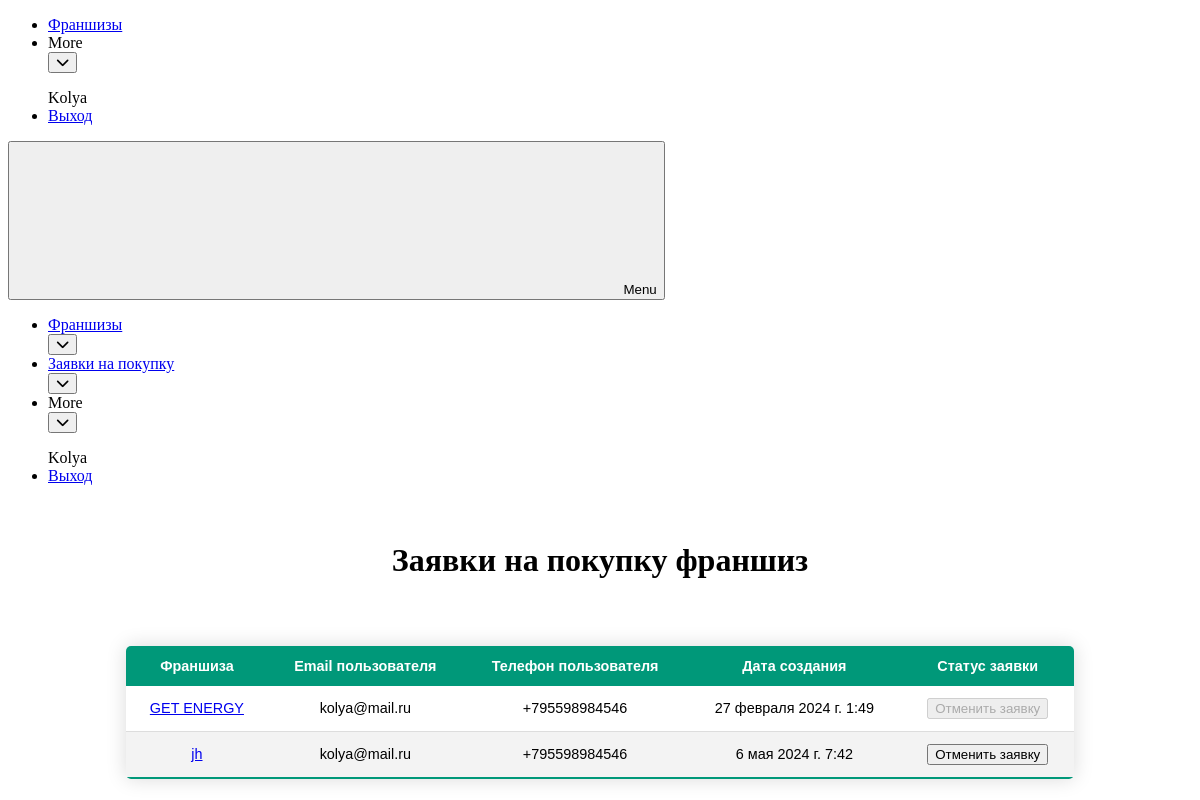
/user_requests_to_by/ (signed in), run on an earlier commit of the app's database.
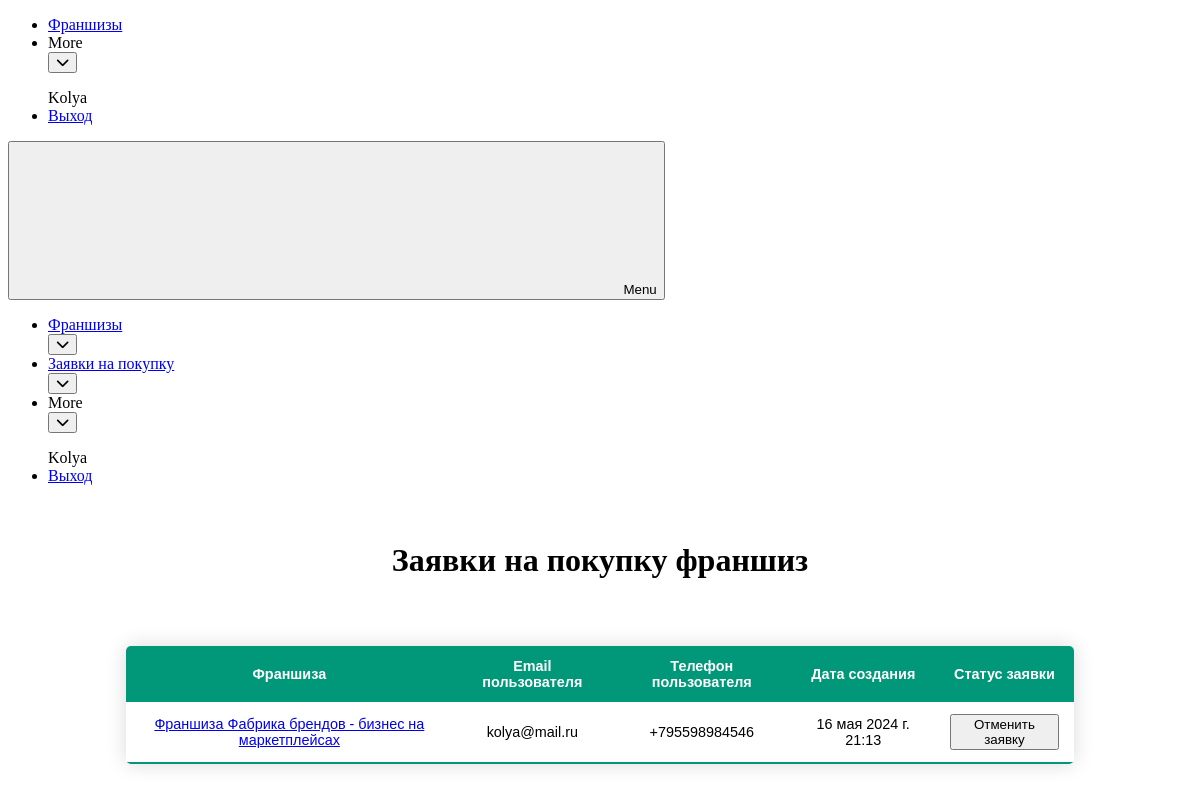
And on a later commit of the database.
### accounts/models.py (models this page shows, shortened)
class CustomUser(AbstractUser):
    surname = models.CharField(max_length=100, verbose_name="Фамилия")
    username = models.CharField(max_length=100, verbose_name="Имя")
    email = models.EmailField(verbose_name='Почтовый адрес', unique=True)
    phone_number = models.CharField(max_length=100, verbose_name="Номер телефона", unique=True)
    USERNAME_FIELD = 'email'
    REQUIRED_FIELDS = ['username']
    USER_TYPE_CHOICES = [
        ('owner', 'Франчайзер'),
        ('franchise', 'Франчизи'),
    ]
    user_type = models.CharField(max_length=10, choices=USER_TYPE_CHOICES, verbose_name="Тип пользователя", null=True,
                                 blank=True)

### personal_account/models.py (models this page shows, shortened)
class RequestsToBuy(models.Model):
    id = models.IntegerField(primary_key=True)
    user = models.ForeignKey(CustomUser, on_delete=models.CASCADE)
    franchise = models.ForeignKey(Franchise, on_delete=models.CASCADE)
    created_at = models.DateTimeField(auto_now_add=True)
    STATUS_TYPE_CHOICES = [
        ('under_consideration', 'На рассмотрении'),
        ('cansel', 'Отменена'),
        ('could_not_be_contacted', 'Франчайзер не смог связаться'),
        ('the_deal_is_done', 'Сделка заключена'),
    ]
    status = models.CharField(max_length=100, choices=STATUS_TYPE_CHOICES, verbose_name="Статус заявки", null=True,
                              blank=True)
    class Meta:
        db_table = 'requests_to_buy'

class Franchise(models.Model):
    franchise_id = models.AutoField(primary_key=True)
    advantages_over_competitors = models.TextField()
    business_launch_deadline = models.SmallIntegerField()
    company_description = models.TextField()
    costs_at_the_franchise_launch_stage = models.TextField()
    date_of_trademark_registration = models.TextField()
    example_of_profit_calculation = models.TextField()
    franchise_start_year = models.SmallIntegerField()
    inn_link = models.TextField()
    investments_from_and_to = models.TextField()
    juicy_description_of_the_franchise = models.TextField()
    juridical_information = models.TextField()
    link_to_the_franchise_website = models.TextField()
    most_important_choosing_factors = models.TextField()
    number_of_franchise_points = models.SmallIntegerField()
    number_of_own_points = models.SmallIntegerField()
    payback_period = models.SmallIntegerField()
    registered_trademark_number = models.IntegerField()
    required_number_of_employees = models.SmallIntegerField()
    royalties_monthly_deductions = models.TextField()
    short_description = models.TextField()
    title = models.TextField()
    training_and_support = models.TextField()
    what_is_included_in_the_lump_sum = models.TextField()
    year_of_company_opening = models.SmallIntegerField()
    category = models.ForeignKey(Category, on_delete=models.CASCADE)
    user = models.ForeignKey(CustomUser, on_delete=models.CASCADE)
    preview_photo = models.ImageField(upload_to="preview_photo/", null=True, blank=True)
    allow_to_publish = models.BooleanField(default=False)
    sait_manager_comment = models.TextField(null=True, blank=True)
    average_check = models.IntegerField()
    royalties_monthly_coast = models.IntegerField()
    start_investments = models.IntegerField()
    lump_sum_payment = models.IntegerField()
    class Meta:
        db_table = 'franchises'

### personal_account/views.py (the view)
# urls.py: path('user_requests_to_by/', user_requests_to_by, name='user_requests_to_by'),
@login_required
def user_requests_to_by(request):
    list_visibility = False
    if request.method == 'POST':
        list_visibility = True
        request_id = request.POST.get('request_id')
        request_to_buy = get_object_or_404(RequestsToBuy, id=request_id)
        request_to_buy.delete()
    user_franchises = RequestsToBuy.objects.filter(user=request.user.id)
    if user_franchises:
        list_visibility = True
    return render(request, 'user_requests_to_by.html', {'requests_to_buy': user_franchises, 'list_visibility': list_visibility})

### personal_account/templates/user_requests_to_by.html (shortened to what this page needs)
<!DOCTYPE html>
<html lang="en">
<head>
    {% load static %}
    <link data-cssvarsponyfill="true" class="Webpack-css" rel="stylesheet"
          href="https://franchisedirect-40-prod-ops.s3.amazonaws.com/resource/00000181-4e84-d821-a7fb-6eec5f430000/styleguide/All.min.64049740222a65de1afcca93fa9aeffc.gz.css">
</head>
<body>
<bsp-header class="Page-header" data-shrink-header="false"
            data-header-style="tall">
    <div class="Page-header-hamburger-menu">
        <div class="Page-header-hamburger-menu-wrapper">
            <div class="Page-header-hamburger-menu-content">
                <bsp-nav class="Navigation" data-allow-nav-overflow="true">
                    <ul class="Navigation-items">
                        <li class="Navigation-items-item">
                            <div class="NavigationItem">
                                <div class="NavigationItem-text"><a class="NavigationItem-text-link"
                                                                    href="{% url 'main_list' %}"
                                                                    data-cms-ai="0">
                                    <span class="NavigationItem-text-link-label">Франшизы</span>
                                </a>
                                </div>
                            </div>
                        </li>
                        <li class="Navigation-items-item" data-overflow-trigger>
                            <div class="NavigationItem" data-overflow-menu>
                                <div class="NavigationItem-text">
                                    <div class="NavigationItem-text-link">
                                        <span class="NavigationItem-text-link-label">More</span>
                                    </div>
                                    <div class="NavigationItem-more">
                                        <button aria-label="Open Sub Navigation">
                                            <i class="fa-solid fa-chevron-down"></i>
                                        </button>
                                    </div>
                                </div>
                            </div>
                        </li>
                    </ul>
                    <ul class="Navigation-items-auth" data-logged-in="false">
                        {% if user.is_authenticated %}
                            <div style=" padding-right: 20px; white-space: nowrap;">{{ user.username }}</div>
                            <li class="Navigation-items-item">
                                <div class="NavigationItem">
                                    <div class="NavigationItem-text"><a class="NavigationLink"
                                                                        href="{% url 'logout' %}"
                                                                        data-cms-ai="0">
                                        <span class="NavigationItem-text-link-label">Выход</span>
                                    </a></div>
                                </div>
                            </li>
                        {% endif %}
                    </ul>
                </bsp-nav>
            </div>
        </div>
    </div>
    <div class="Page-header-bar">
        <button class="Page-header-menu-trigger" aria-expanded="false">
            <svg class="burger-menu">
                <use xlink:href="#burger-menu"></use>
            </svg>
            <svg class="close-x">
                <use xlink:href="#close-x"></use>
            </svg>
            <span class="label">Menu</span>
        </button>
        <div class="Page-header-navigation">
            <bsp-nav class="Navigation" data-allow-nav-overflow="true">
                <ul class="Navigation-items">
                    <li class="Navigation-items-item">
                        <div class="NavigationItem">
                            <div class="NavigationItem-text"><a class="NavigationItem-text-link"
                                                                href="{% url 'main_list' %}"
                                                                data-cms-ai="0">
                                <span class="NavigationItem-text-link-label">Франшизы</span>
                            </a>
                                <div class="NavigationItem-more">
                                    <button aria-label="Open Sub Navigation">
                                        <i class="fa-solid fa-chevron-down"></i>
                                    </button>
                                </div>
                            </div>
                        </div>
                    </li>
                    {% if user.user_type ==  'owner' %}
                        <li class="Navigation-items-item">
                            <div class="NavigationItem">
                                <div class="NavigationItem-text"><a class="NavigationItem-text-link"
                                                                    href="{% url 'create_franchise' %}"
                                                                    data-cms-ai="0">
                                    <span class="NavigationItem-text-link-label">Зарегестрировать франшизу</span>
                                </a>
                                    <div class="NavigationItem-more">
                                        <button aria-label="Open Sub Navigation">
                                            <i class="fa-solid fa-chevron-down"></i>
                                        </button>
                                    </div>
                                </div>
                            </div>
                        </li>
                        <li class="Navigation-items-item">
                            <div class="NavigationItem">
                                <div class="NavigationItem-text"><a class="NavigationItem-text-link"
                                                                    href="{% url 'user_franchises' %}"
                                                                    data-cms-ai="0">
                                    <span class="NavigationItem-text-link-label">Ваши франшизы</span>
                                </a>
                                    <div class="NavigationItem-more">
                                        <button aria-label="Open Sub Navigation">
                                            <i class="fa-solid fa-chevron-down"></i>
                                        </button>
                                    </div>
                                </div>
                            </div>
                        </li>
                        <li class="Navigation-items-item">
                            <div class="NavigationItem">
                                <div class="NavigationItem-text"><a class="NavigationItem-text-link"
                                                                    href="{% url 'user_buy_franchise_requests' %}"
                                                                    data-cms-ai="0">
                                    <span class="NavigationItem-text-link-label">Заявки на покупку</span>
                                </a>
                                    <div class="NavigationItem-more">
                                        <button aria-label="Open Sub Navigation">
                                            <i class="fa-solid fa-chevron-down"></i>
                                        </button>
                                    </div>
                                </div>
                            </div>
                        </li>
                    {% elif user.user_type ==  'franchise' %}
                        <li class="Navigation-items-item">
                            <div class="NavigationItem">
                                <div class="NavigationItem-text"><a class="NavigationItem-text-link"
                                                                    href="{% url 'user_requests_to_by' %}"
                                                                    data-cms-ai="0">
                                    <span class="NavigationItem-text-link-label">Заявки на покупку</span>
                                </a>
                                    <div class="NavigationItem-more">
                                        <button aria-label="Open Sub Navigation">
                                            <i class="fa-solid fa-chevron-down"></i>
                                        </button>
                                    </div>
                                </div>
                            </div>
                        </li>
                    {% endif %}
                    <li class="Navigation-items-item" data-overflow-trigger>
                        <div class="NavigationItem" data-overflow-menu>
                            <div class="NavigationItem-text">
                                <div class="NavigationItem-text-link">
                                    <span class="NavigationItem-text-link-label">More</span>
                                </div>
                                <div class="NavigationItem-more">
                                    <button aria-label="Open Sub Navigation">
                                        <i class="fa-solid fa-chevron-down"></i>
                                    </button>
                                </div>
                            </div>
                        </div>
                    </li>
                </ul>
                <ul class="Navigation-items-auth" data-logged-in="false">
                    {% if user.is_authenticated %}
                        <div style=" padding-right: 20px; white-space: nowrap;">{{ user.username }}</div>
                        <li class="Navigation-items-item">
                            <div class="NavigationItem">
                                <div class="NavigationItem-text"><a class="NavigationLink"
                                                                    href="{% url 'logout' %}"
                                                                    data-cms-ai="0">
                                    <span class="NavigationItem-text-link-label">Выход</span>
                                </a></div>
                            </div>
                        </li>
                    {% endif %}
                </ul>
            </bsp-nav>
        </div>
    </div>
</bsp-header>
{% if list_visibility %}
    <div class="table-container">
        <div style="padding: 20px">
            <h1>Заявки на покупку франшиз</h1>
        </div>
        <table class="styled-table">
            <thead>
            <tr>
                <th>Франшиза</th>
                <th>Email пользователя</th>
                <th>Телефон пользователя</th>
                <th>Дата создания</th>
                <th>Статус заявки</th>
            </tr>
            </thead>
            <tbody>
            {% for item in requests_to_buy %}
                <tr>
                    <td><a href="{% url 'edit_franchise' item.franchise.franchise_id %}">{{ item.franchise.title }}</a>
                    </td>
                    <td>{{ item.user.email }} {{ item.request.id }}</td>
                    <td>{{ item.user.phone_number }}</td>
                    <td>{{ item.created_at }}</td>
                    <td>
                        <form method="post" action="{% url 'user_requests_to_by' %}">
                            <button type="submit"   {% if item.status == "cansel" %} disabled {% endif %}>Отменить заявку </button>
                        </form>
                    </td>
                </tr>
            {% endfor %}
            </tbody>
        </table>
    </div>
{% else %}
    <div style=" align-items: center;     justify-content: center;  display: flex;">
    <h1>Вы не отправляли заявки на покупку франшиз</h1>
    </div>
{% endif %}
</body>
</html>

What changed in the data, as far as the page shows it:
removed RequestsToBuy: franchise "GET ENERGY", user.email "kolya@mail.ru", user.phone_number "+795598984546", created_at "27 февраля 2024 г. 1:49", status "cansel" (drawn)
removed RequestsToBuy: franchise "jh", user.email "kolya@mail.ru", user.phone_number "+795598984546", created_at "6 мая 2024 г. 7:42"
added RequestsToBuy: franchise "Франшиза Фабрика брендов - бизнес на маркетплейсах", user.email "kolya@mail.ru", user.phone_number "+795598984546", created_at "16 мая 2024 г. 21:13"
